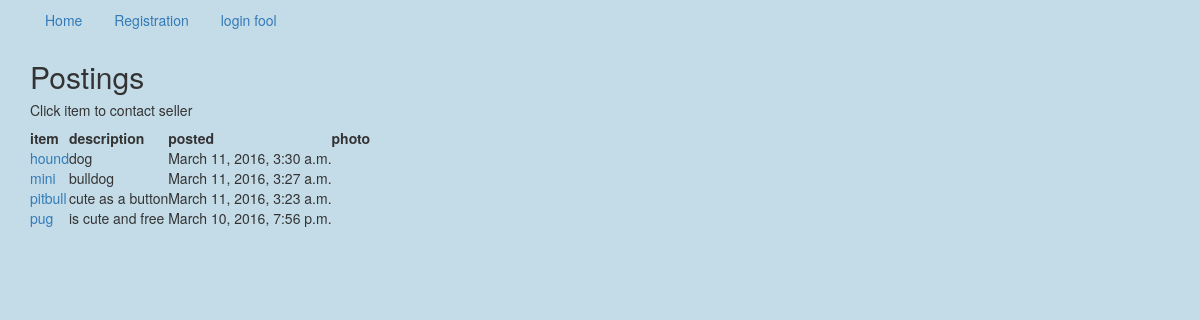
Before: /post_by_sub/1/ with the older database file.
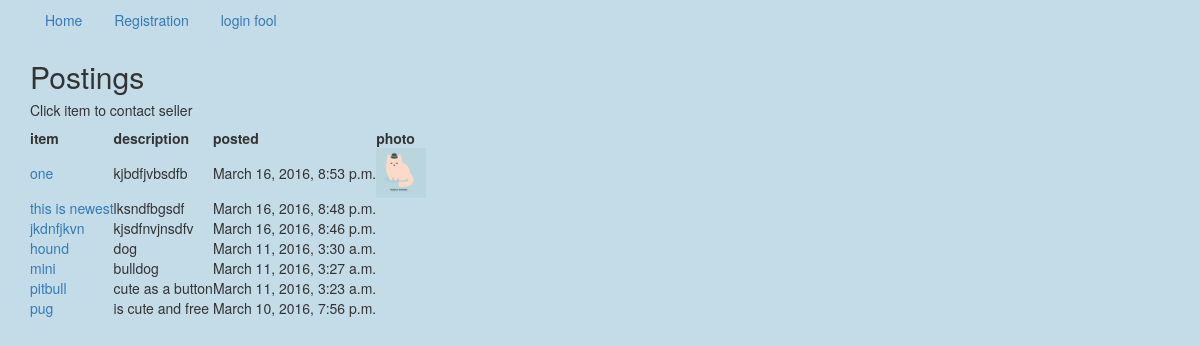
After: the same page with the newer database file.
### app/models.py (models this page shows)
class Post(models.Model):
    subcategory = models.ForeignKey(SubCategory)
    title = models.CharField(max_length=30)
    description = models.TextField()
    time_created = models.DateTimeField(auto_now_add=True)
    user = models.ForeignKey("auth.User")
    photo = models.ImageField(upload_to='uploads', null=True, blank=True)
    def __str__(self):
        return self.title
    class Meta:
        ordering = ["-time_created"]

### app/views.py (the view)
# urls.py: url(r'^post_by_sub/(?P<pk>\d+)/$', PostView.as_view(), name="post_view"),
class PostView(ListView):
    def get_queryset(self):
        return Post.objects.filter(subcategory=self.kwargs.get('pk'))

### templates/app/post_list.html
{% extends 'base.html' %}
{% block content %}
    <h2>Postings</h2>
    <h5>Click item to contact seller</h5>
    <table class="pure-table">
    <thead>
        <tr>
            <th>item</th>
            <th>description</th>
            <th>posted</th>
            <th>photo</th>
        </tr>
    </thead>
    <tbody>
        {% for item in object_list %}
            <tr>
           <td><a href="{% url 'post_detail_view' item.id %}">{{ item }}</a></td>
           <td> {{ item.description }}</td>
            <td>{{ item.time_created }}</td>
            <td>{% if item.photo %}<img src="{{ item.photo.url }}" width="100px" height="100px">{% endif %}</td>
            </tr>
        {% endfor %}
    </tbody>
    </table>
{% endblock %}

Changed rows visible on the page:
added Post: title "one", description "kjbdfjvbsdfb", time_created "March 16, 2016, 8:53 p.m.", photo (picture)
added Post: title "this is newest", description "lksndfbgsdf", time_created "March 16, 2016, 8:48 p.m."
added Post: title "jkdnfjkvn", description "kjsdfnvjnsdfv", time_created "March 16, 2016, 8:46 p.m."
